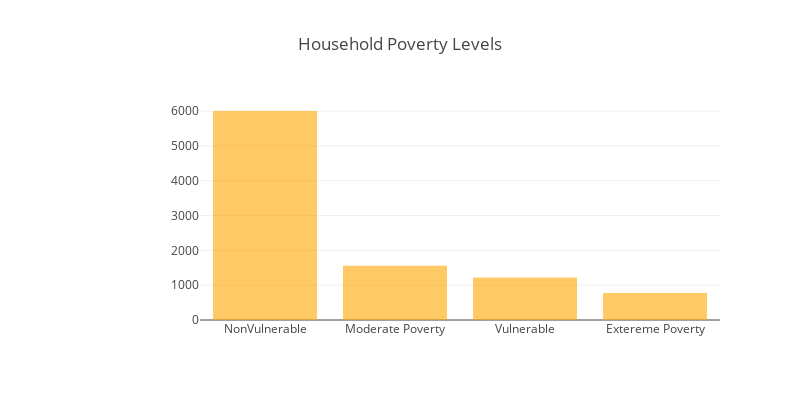

Notebook code for this chart:
### Code cell
target = train['Target'].value_counts().to_frame()
levels = ["NonVulnerable", "Moderate Poverty", "Vulnerable", "Extereme Poverty"]
trace = go.Bar(y=target.Target, x=levels, marker=dict(color='orange', opacity=0.6))
layout = dict(title="Household Poverty Levels", margin=dict(l=200), width=800, height=400)
data1 = [trace]
fig = go.Figure(data=data1, layout=layout)
iplot(fig)

### Figure 1 — Plotly figure (JSON) as saved in the notebook; plotly's stock layout.template omitted (floating-point values rounded to 4 significant figures)
{"data": [{"marker": {"color": "orange", "opacity": 0.6}, "type": "bar", "uid": "ac1d7d8d-a926-4313-8b7b-2514f337f846", "x": ["NonVulnerable", "Moderate Poverty", "Vulnerable", "Extereme Poverty"], "y": [6004, 1558, 1221, 774]}], "layout": {"height": 400, "margin": {"l": 200}, "title": {"text": "Household Poverty Levels"}, "width": 800}}
